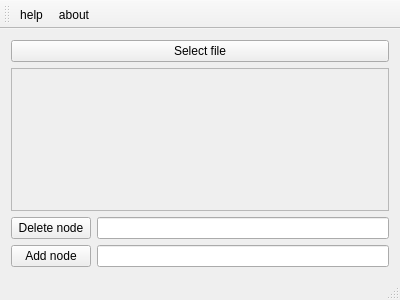
<?xml version="1.0" encoding="UTF-8"?>
<ui version="4.0">
 <class>MainWindow</class>
 <widget class="QMainWindow" name="MainWindow">
  <property name="geometry">
   <rect>
    <x>0</x>
    <y>0</y>
    <width>400</width>
    <height>300</height>
   </rect>
  </property>
  <property name="windowTitle">
   <string>MainWindow</string>
  </property>
  <widget class="QWidget" name="centralWidget">
   <layout class="QVBoxLayout" name="verticalLayout_2">
    <item>
     <layout class="QVBoxLayout" name="verticalLayout">
      <item>
       <widget class="QPushButton" name="select_file">
        <property name="text">
         <string>Select file</string>
        </property>
       </widget>
      </item>
      <item>
       <widget class="QScrollArea" name="scrollArea">
        <property name="widgetResizable">
         <bool>true</bool>
        </property>
        <widget class="QWidget" name="scrollAreaWidgetContents">
         <property name="geometry">
          <rect>
           <x>0</x>
           <y>0</y>
           <width>362</width>
           <height>76</height>
          </rect>
         </property>
        </widget>
       </widget>
      </item>
      <item>
       <layout class="QHBoxLayout" name="horizontalLayout">
        <item>
         <widget class="QPushButton" name="delete_node_b">
          <property name="text">
           <string>Delete node</string>
          </property>
         </widget>
        </item>
        <item>
         <widget class="QLineEdit" name="delete_node_l"/>
        </item>
       </layout>
      </item>
      <item>
       <layout class="QHBoxLayout" name="horizontalLayout_2">
        <item>
         <widget class="QPushButton" name="add_node_b">
          <property name="text">
           <string>Add node</string>
          </property>
         </widget>
        </item>
        <item>
         <widget class="QLineEdit" name="add_node_l"/>
        </item>
       </layout>
      </item>
     </layout>
    </item>
   </layout>
  </widget>
  <widget class="QMenuBar" name="menuBar">
   <property name="geometry">
    <rect>
     <x>0</x>
     <y>0</y>
     <width>400</width>
     <height>22</height>
    </rect>
   </property>
  </widget>
  <widget class="QToolBar" name="mainToolBar">
   <attribute name="toolBarArea">
    <enum>TopToolBarArea</enum>
   </attribute>
   <attribute name="toolBarBreak">
    <bool>false</bool>
   </attribute>
   <addaction name="actionhelp"/>
   <addaction name="actionabout"/>
  </widget>
  <widget class="QStatusBar" name="statusBar"/>
  <action name="actionhelp">
   <property name="text">
    <string>help</string>
   </property>
   <property name="shortcut">
    <string>F1</string>
   </property>
  </action>
  <action name="actionabout">
   <property name="text">
    <string>about</string>
   </property>
   <property name="shortcut">
    <string>F2</string>
   </property>
  </action>
 </widget>
 <layoutdefault spacing="6" margin="11"/>
 <resources/>
 <connections/>
</ui>
